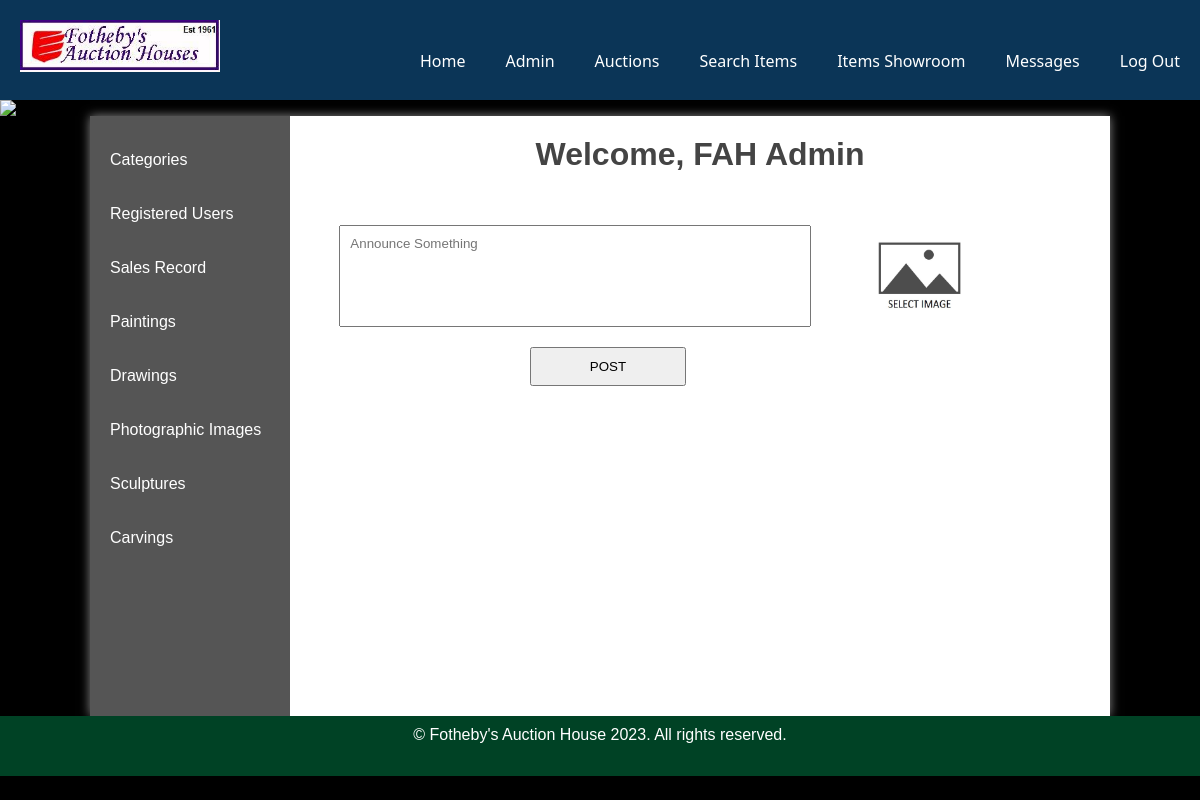
Screenshot of /websites/default/public/admin/index.php (signed in) with the database file from the repository.
### tables this page shows
CREATE TABLE `categories` (
  `id` int NOT NULL AUTO_INCREMENT,
  `name` varchar(45) DEFAULT NULL,
  PRIMARY KEY (`id`)
);

### websites/default/public/admin/SessionCheck.php (called while the page is built, shortened)
<?php
$allQueries = new AllQueries;
?>

### websites/default/public/AllQueries.php (called while the page is built, shortened)
<?php
class AllQueries {
    private $pdo;
    public function __construct() {
        try {
            $pdo = new PDO('mysql:dbname=cars;host=db', 'student', 'student');
            $pdo->setAttribute(PDO::ATTR_ERRMODE, PDO::ERRMODE_EXCEPTION);
            $this->pdo = $pdo;
        } catch (PDOException $e) {
            die('Connection failed: ' . $e->getMessage());
        }
    }
    public function selectAll($table, $condition = '') {
        $sql = 'SELECT * FROM ' . $table;
        $stmt = $this->pdo->prepare($sql);
        $stmt->execute();
        return $stmt->fetchAll();
    }
}
?>

### websites/default/public/admin/heading.php (the view, shortened to what this page needs)
<!DOCTYPE html>
<html>
<head>
    <link rel="stylesheet" href="../styles.css" />
</head>
<body>
    <header>
        <section>
            <img src="../images/logo.jpg" />
            <?php
            if (isset($_SESSION['adminid'])) {
            ?>
                <nav>
                    <ul>
                        <li><a href="index.php">Home</a></li>
                        <?php
                        if ($_SESSION['adminid'] === 1) {
                            echo '<li><a href="admins.php">Admin</a></li>';
                        }
                        ?>
                        <li><a href="auctions.php">Auctions</a></li>
                        <li><a href="search.php">Search Items</a></li>
                        <li><a href="showroom.php">Items Showroom</a></li>
                        <li><a href="contact.php">Messages</a></li>
                        <li><a href="/logout.php">Log Out</a></li>
                    </ul>
                </nav>
            <?php
            }
            ?>
        </section>
    </header>
    <img src="../images/randombanner.php" />
    <main class="admin">
        <?php
        if (isset($_SESSION['adminid'])) {
        ?>
            <section class="left">
                <ul>
                    <?php
                    $categories = $allQueries->selectAll('categories');
                    echo '<ul>';
                    echo '<li><a href="categories.php">Categories</a></li>';
                    echo '<li><a href="registered_users.php">Registered Users</a></li>';
                    echo '<li><a href="sales_record.php">Sales Record</a></li>';
                    foreach ($categories as $category) {
                        echo '<li><a href="showroom.php?id=' . $category['id'] . '">' . $category['name'] . '</a></li>';
                    }
                    echo '</ul>';
                    ?>
                </ul>
            </section>
        <?php
        }
        ?>
        <section class="right">

### websites/default/public/styles.css (style rules this page uses)
* { margin: 0; padding: 0; }
html { font-family: 'Oxygen-Regular', verdana, sans-serif; }
body { background-color: #000; }
header { background-color: #0b3557; color: white; height: 100px; }
header img { width: 200px; background-color: white; margin: 20px; }
header section { display: flex; flex-direction: row; justify-content: space-between; }
nav { font-family: 'Segoe UI', Tahoma, Geneva, Verdana, sans-serif; overflow: auto; }
body > img { display: block; width: 100%; }
nav ul { margin-top: 20px; list-style-type: none; }
nav ul li { float: left; overflow: auto; text-align: center; margin: 10px; padding: 10px; }
nav ul li a { color: white; padding-top: 10px; display: block; text-decoration: none; }
main { min-height: 75vh; background-color: #fff; width: 85vw; display: block; margin: auto; box-shadow: 0px 0px 10px #888; color: #444; }
p, li, h2 { margin-bottom: 1em; }
.left ul { list-style-type: none; width: 180px; }
section a { color: #444; }
.stock, .admin { display: table; }
.stock > ul, .admin .left { width: 15vw; list-style-type: none; display: table-cell; padding: 10px; background-color: #555; margin: 0; }
.stock > ul, .admin .left ul li { padding: 10px; }
.stock .products, .admin .right { display: table-cell; padding: 20px; }
.stock > ul a, .admin .left a { color: white; text-decoration: none; }
.right { padding: 20px; }

### rows the page displays
categories: name "Paintings"
categories: name "Drawings"
categories: name "Photographic Images"
categories: name "Sculptures"
categories: name "Carvings"

### other values shown
$_SESSION['adminname'] "FAH Admin"
